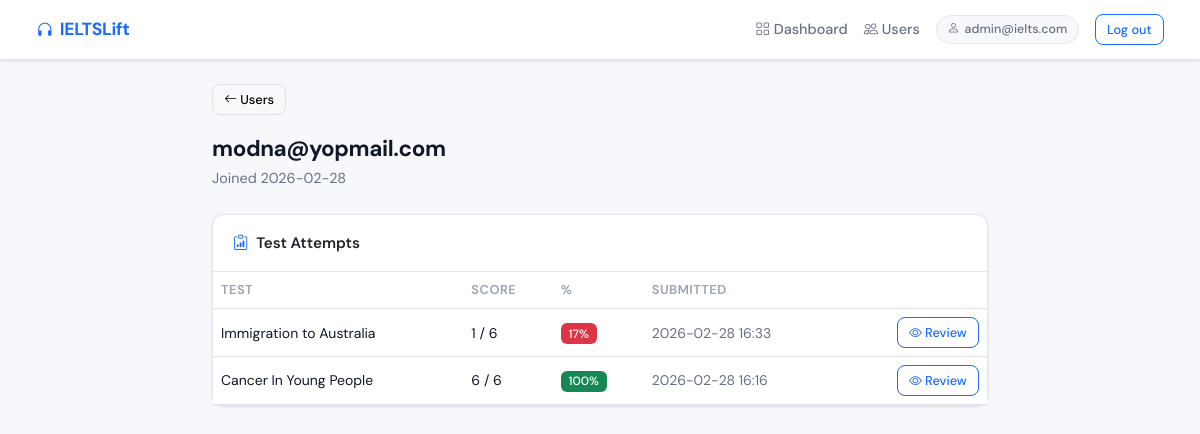
The app's page /admin/user/9 (signed in) with its own data.
### tables this page shows
CREATE TABLE users (
            id INTEGER PRIMARY KEY AUTOINCREMENT,
            email TEXT UNIQUE NOT NULL,
            password TEXT NOT NULL,
            is_admin INTEGER DEFAULT 0,
            created_at DATETIME DEFAULT CURRENT_TIMESTAMP
        );

CREATE TABLE attempts (
            id INTEGER PRIMARY KEY AUTOINCREMENT,
            user_id INTEGER NOT NULL,
            test_id INTEGER NOT NULL,
            answers TEXT,
            score INTEGER,
            total INTEGER,
            started_at INTEGER,
            submitted_at DATETIME DEFAULT CURRENT_TIMESTAMP,
            status TEXT DEFAULT 'submitted',
            FOREIGN KEY(user_id) REFERENCES users(id),
            FOREIGN KEY(test_id) REFERENCES tests(id)
        );

CREATE TABLE tests (
            id INTEGER PRIMARY KEY AUTOINCREMENT,
            title TEXT NOT NULL,
            audio_file TEXT NOT NULL,
            time_limit INTEGER NOT NULL,
            created_at DATETIME DEFAULT CURRENT_TIMESTAMP
        );

### app.py (the view)
@app.route('/admin/user/<int:user_id>')
@admin_required
def admin_user_detail(user_id):
    conn = get_db()
    user = conn.execute('SELECT * FROM users WHERE id=?', (user_id,)).fetchone()
    attempts = conn.execute('''
        SELECT a.*, t.title, t.time_limit FROM attempts a
        JOIN tests t ON t.id=a.test_id
        WHERE a.user_id=? ORDER BY a.submitted_at DESC
    ''', (user_id,)).fetchall()
    conn.close()
    return render_template('admin_user_detail.html', user=user, attempts=attempts)

### app.py (called while the page is built)
def get_db():
    conn = sqlite3.connect(DB)
    conn.row_factory = sqlite3.Row
    return conn

def admin_required(f):
    from functools import wraps
    @wraps(f)
    def decorated(*args, **kwargs):
        if 'user_id' not in session or not session.get('is_admin'):
            abort(403)
        return f(*args, **kwargs)
    return decorated

### templates/admin_user_detail.html (shortened to what this page needs)
{% extends "base.html" %}
{% block content %}
<div class="container" style="max-width:800px">
  <div class="mb-4">
    <a href="/admin/users" class="btn btn-sm btn-light border mb-3"><i class="bi bi-arrow-left"></i> Users</a>
    <div class="page-title">{{ user.email }}</div>
    <div class="page-sub">Joined {{ user.created_at[:10] }}</div>
  </div>
  <div class="card">
    <div class="card-header"><i class="bi bi-clipboard-data me-2 text-brand"></i>Test Attempts</div>
    {% if attempts %}
    <div class="table-responsive">
      <table class="table table-hover mb-0">
        <thead><tr>
          <th>Test</th><th>Score</th><th>%</th><th>Submitted</th><th></th>
        </tr></thead>
        <tbody>
        {% for a in attempts %}
        {% set pct = (a.score / a.total * 100)|round|int if a.total > 0 else 0 %}
        <tr>
          <td><span class="fw-500">{{ a.title }}</span></td>
          <td>{{ a.score }} / {{ a.total }}</td>
          <td>
            <span class="badge {% if pct >= 70 %}bg-success{% elif pct >= 40 %}bg-warning text-dark{% else %}bg-danger{% endif %}">
              {{ pct }}%
            </span>
          </td>
          <td style="color:var(--text-secondary)">{{ a.submitted_at[:16] }}</td>
          <td class="text-end">
            <a href="/result/{{ a.id }}" class="btn btn-sm btn-outline-primary">
              <i class="bi bi-eye"></i> Review
            </a>
          </td>
        </tr>
        {% endfor %}
        </tbody>
      </table>
    </div>
    {% else %}
    <div class="text-center py-5 text-secondary">This user hasn't attempted any tests yet.</div>
    {% endif %}
  </div>
</div>
{% endblock %}

### templates/base.html (style rules this page uses)
:root { --brand: #1a6bff; --brand-light: #e8f0ff; --brand-dark: #0d4fd6; --success: #12b76a; --danger: #f04438; --warning: #f79009; --surface: #ffffff; --surface-2: #f7f8fc; --border: #e4e7f0; --text-primary: #101828; --text-secondary: #667085; --text-muted: #98a2b3; --shadow-sm: 0 1px 3px rgba(16,24,40,.08), 0 1px 2px rgba(16,24,40,.06); --shadow-md: 0 4px 16px rgba(16,24,40,.10); --radius: 12px; --radius-sm: 8px; }
*, *::before, *::after { box-sizing: border-box; }
body { font-family: 'DM Sans', sans-serif; background: var(--surface-2); color: var(--text-primary); min-height: 100vh; font-size: 15px; line-height: 1.6; }
.card { border: 1px solid var(--border); border-radius: var(--radius); box-shadow: var(--shadow-sm); background: var(--surface); }
.card-header { background: transparent; border-bottom: 1px solid var(--border); font-weight: 600; font-size: .95rem; padding: 1rem 1.25rem; }
.btn { font-weight: 500; border-radius: var(--radius-sm); font-size: .875rem; }
.btn-outline-primary { color: var(--brand); border-color: var(--brand); }
.btn-sm { padding: .3rem .7rem; font-size: .8rem; }
.badge { font-weight: 500; font-size: .75rem; border-radius: 6px; }
.table th { font-size: .8rem; font-weight: 600; color: var(--text-muted); text-transform: uppercase; letter-spacing: .04em; }
.table td { font-size: .875rem; vertical-align: middle; color: var(--text-primary); }
.text-brand { color: var(--brand) !important; }
.page-title { font-weight: 700; font-size: 1.4rem; letter-spacing: -.4px; }
.page-sub { color: var(--text-secondary); font-size: .9rem; }

### records on screen
users: email "modna@yopmail.com", created_at "2026-02-28"
attempts: title "Immigration to Australia", score "1", total "6", pct "17", submitted_at "2026-02-28 16:33"
attempts: title "Cancer In Young People", score "6", total "6", pct "100", submitted_at "2026-02-28 16:16"

### other values on screen
{{ session.email }} "admin@ielts.com"
